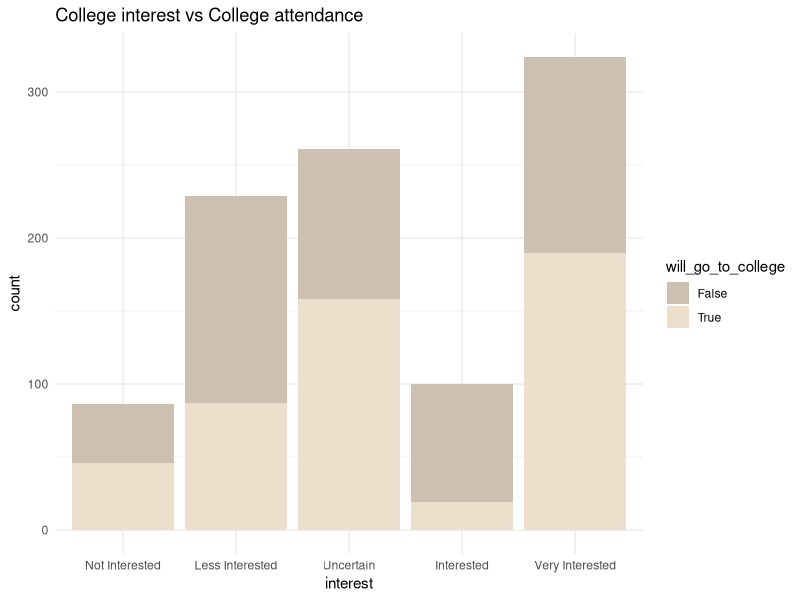
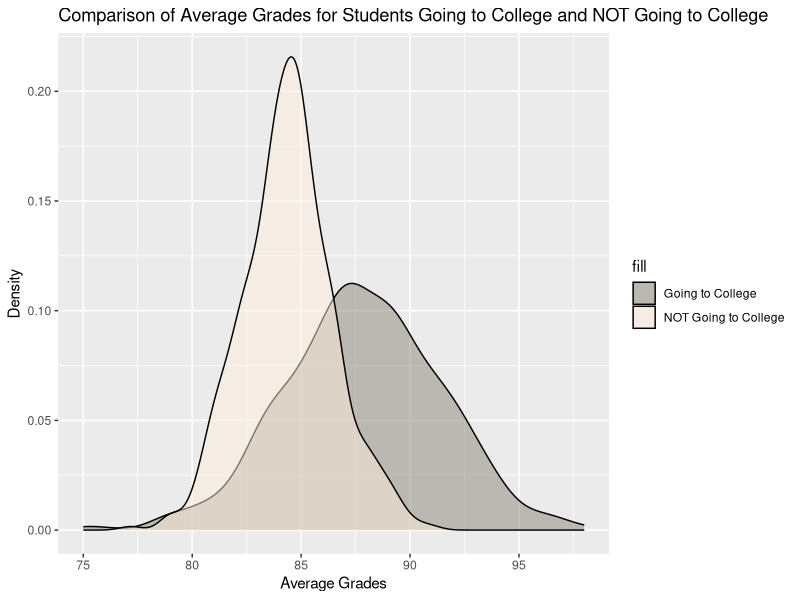
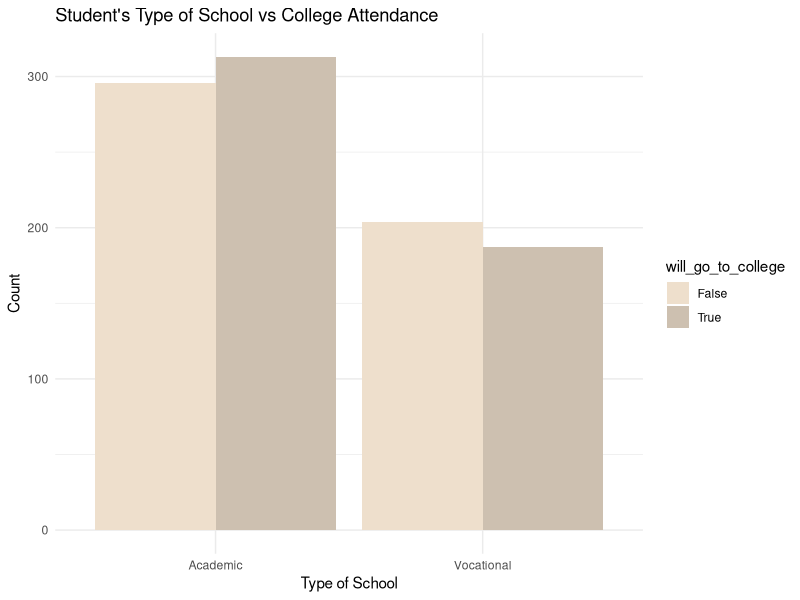
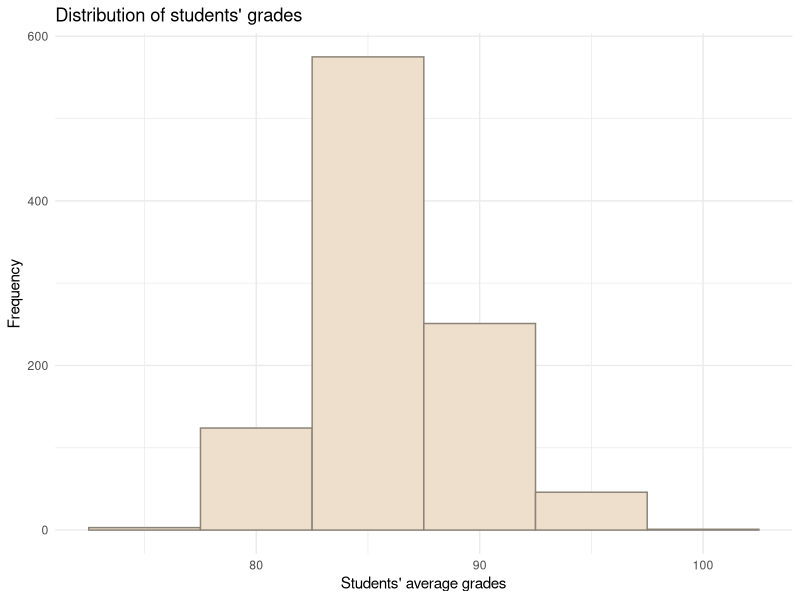

The R script that drew these images, in order:
## ---- chunk 1
setwd("Dataset")
Dataset <- read.csv("data.csv")
install.packages("ggplot2")
library(ggplot2)
install.packages("dplyr") 
library(dplyr) 
## ---- chunk 2
head(Dataset)
## ---- chunk 3
sum(is.na(Dataset))
## ---- chunk 4
df =data.frame(Dataset)
ggplot(data=df, aes(x = interest, fill = will_go_to_college)) +
  geom_bar() +
  scale_x_discrete(limits = c('Not Interested', 'Less Interested', 'Uncertain', 'Interested', 'Very Interested')) +
  labs(title = 'College interest vs College attendance ') +
  scale_fill_manual(values = c("True" = "antiquewhite2", "False" = "antiquewhite3")) +
  theme_minimal()


## ---- chunk 5

filtered_True =filter(Dataset, will_go_to_college == 'True')
filtered_False =subset(Dataset, will_go_to_college =='False')

ggplot() +
  geom_density(data = filtered_True, aes(x = average_grades, fill = "Going to College"), alpha = 0.5) +
  geom_density(data = filtered_False, aes(x = average_grades, fill = "NOT Going to College"), alpha = 0.5) +
  labs(x = "Average Grades", y = "Density") +
  ggtitle("Comparison of Average Grades for Students Going to College and NOT Going to College") +
  scale_fill_manual(values = c("Going to College" = "antiquewhite4", "NOT Going to College" = "antiquewhite1"))

## ---- chunk 6
ggplot(Dataset, aes(x = type_school, fill = will_go_to_college)) +
  geom_bar(position = "dodge") +
  labs(title = "Student's Type of School vs College Attendance",
       x = "Type of School",
       y = "Count") +
  scale_fill_manual(values = c("True" = "antiquewhite3", "False" = "antiquewhite2")) +
  theme_minimal()

 
## ---- chunk 7
ggplot(Dataset, aes(x = average_grades)) +
  geom_histogram(binwidth = 5, fill = "antiquewhite2", color = "antiquewhite4") +
  labs(title = "Distribution of students' grades",
       x = "Students' average grades",
       y = "Frequency") +
  theme_minimal()
## ---- chunk 8
summary(Dataset$average_grades)

## ---- chunk 9
summary(Dataset$parent_salary)
## ---- chunk 10
summary(Dataset$house_area)
## ---- chunk 11
summary(Dataset$parent_age)
SD=sd(Dataset$parent_age)
MeanAge=mean(Dataset$parent_age)
cat("coefficient of variation:",SD/MeanAge*100,"%")

## ---- chunk 12
###parent age outliers
quartiles <- quantile(Dataset$parent_age, probs=c(.25, .75), na.rm = FALSE)
IQR <- IQR(Dataset$parent_age)

Lower <- quartiles[1] - 1.5*IQR
Upper <- quartiles[2] + 1.5*IQR 

data_no_outlier <- subset(Dataset, Dataset$parent_age > Lower & Dataset$parent_age < Upper)
dim(data_no_outlier)

###parent salary outliers
quartiles <- quantile(Dataset$parent_salary, probs=c(.25, .75), na.rm = FALSE)
IQR <- IQR(Dataset$parent_salary)

Lower <- quartiles[1] - 1.5*IQR
Upper <- quartiles[2] + 1.5*IQR 

data_no_outlier <- subset(data_no_outlier, data_no_outlier$parent_salary> Lower & data_no_outlier$parent_salary < Upper)
dim(data_no_outlier)


###averge grades outliers
quartiles <- quantile(Dataset$average_grades, probs=c(.25, .75), na.rm = FALSE)
IQR <- IQR(Dataset$average_grades)

Lower <- quartiles[1] - 1.5*IQR
Upper <- quartiles[2] + 1.5*IQR 

data_no_outlier <- subset(data_no_outlier, data_no_outlier$average_grades> Lower & data_no_outlier$average_grades < Upper)
dim(data_no_outlier)


###house area outliers
quartiles <- quantile(Dataset$house_area, probs=c(.25, .75), na.rm = FALSE)
IQR <- IQR(Dataset$house_area)

Lower <- quartiles[1] - 1.5*IQR
Upper <- quartiles[2] + 1.5*IQR 

data_no_outlier <- subset(data_no_outlier, data_no_outlier$house_area> Lower & data_no_outlier$house_area < Upper)
dim(data_no_outlier)
## ---- chunk 13
cor(Dataset[, unlist(lapply(Dataset, is.numeric))])
## ---- chunk 14
normalize <- function(x) {return((x-min(x))/ (max(x)-min(x)))}
datasetWithoutNormalization<-Dataset
Dataset$parent_salary<-normalize(datasetWithoutNormalization$parent_salary)
Dataset$house_area<-normalize(datasetWithoutNormalization$house_area)
## ---- chunk 15
breaks<-c(40,50,60,70)
Dataset$parent_age=cut(Dataset$parent_age,breaks = breaks)

Dataset$average_grades [Dataset$average_grades >= 95] <- '+A'
Dataset$average_grades [95 >Dataset$average_grades & Dataset$average_grades >= 90] <- 'A'
Dataset$average_grades [90 >Dataset$average_grades & Dataset$average_grades >= 85] <- '+B'
Dataset$average_grades [85 >Dataset$average_grades & Dataset$average_grades >= 80] <- 'B'
Dataset$average_grades [80 >Dataset$average_grades & Dataset$average_grades >= 75] <- '+C'
Dataset$average_grades [75 >Dataset$average_grades & Dataset$average_grades >= 70] <- 'C'
Dataset$average_grades [70 >Dataset$average_grades & Dataset$average_grades >= 65] <- '+D'
Dataset$average_grades [65 >Dataset$average_grades & Dataset$average_grades >= 60] <- 'D'
Dataset$average_grades [60 >Dataset$average_grades & Dataset$average_grades >= 0] <- 'F'
Dataset$average_grades <- as.character(Dataset$average_grades )
print(Dataset)
## ---- chunk 16
Dataset$parent_was_in_college[Dataset$parent_was_in_college=="TRUE"]<-1
Dataset$parent_was_in_college[Dataset$parent_was_in_college=="True"]<-1
Dataset$parent_was_in_college[Dataset$parent_was_in_college=="FALSE"]<-0
Dataset$parent_was_in_college[Dataset$parent_was_in_college=="False"]<-0

Dataset$will_go_to_college[Dataset$will_go_to_college=="TRUE"]<-0
Dataset$will_go_to_college[Dataset$will_go_to_college=="True"]<-0
Dataset$will_go_to_college[Dataset$will_go_to_college=="FALSE"]<-1
Dataset$will_go_to_college[Dataset$will_go_to_college=="False"]<-1

Dataset$gender[Dataset$gender=="Female"]<-1
Dataset$gender[Dataset$gender=="Male"]<-0

Dataset$school_accreditation[Dataset$school_accreditation=="A"]<-1
Dataset$school_accreditation[Dataset$school_accreditation=="B"]<-0

Dataset$interest[Dataset$interest=="Very Interested"]<-4
Dataset$interest[Dataset$interest=="Interested"]<-3
Dataset$interest[Dataset$interest=="Less Interested"]<-2
Dataset$interest[Dataset$interest=="Not Interested"]<-1
Dataset$interest[Dataset$interest=="Uncertain"]<-0


Dataset$type_school[Dataset$type_school=="Academic"]<-1 
Dataset$type_school[Dataset$type_school=="Vocational"]<-0

Dataset$residence[Dataset$residence=="Urban"]<-1
Dataset$residence[Dataset$residence=="Rural"]<-0

